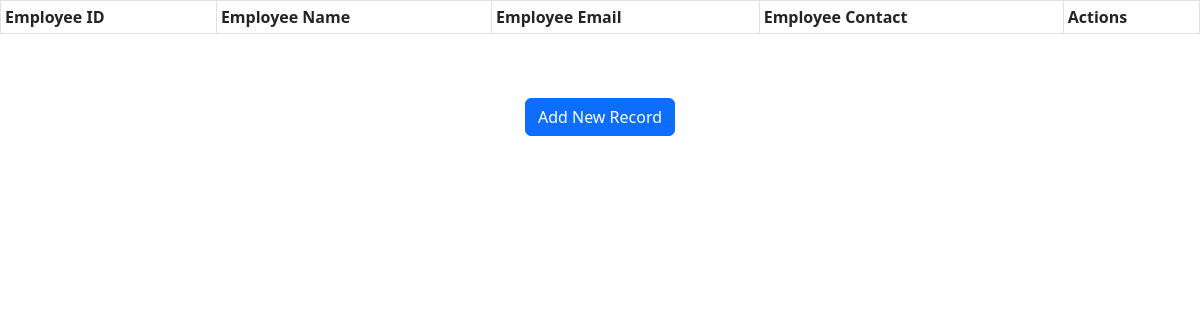
Before: / with the older database file.
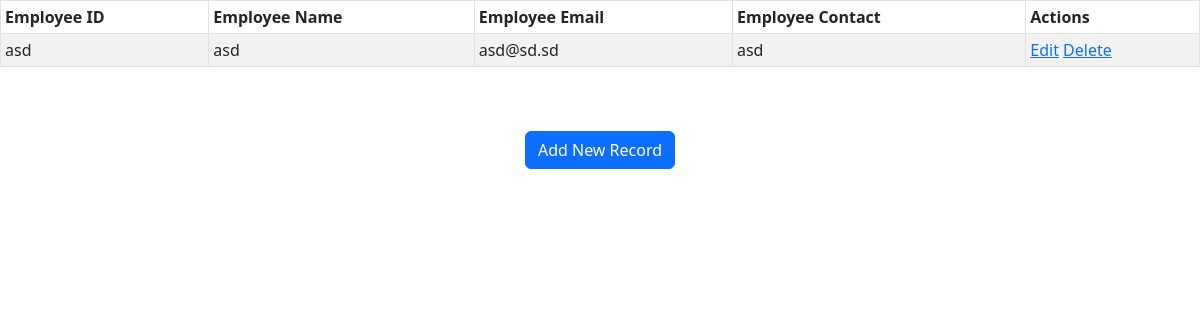
After: the same page with the newer database file.
### employee/models.py (models this page shows)
class Employee(models.Model):
    eid = models.CharField(max_length=20)
    ename = models.CharField(max_length=100)
    eemail = models.EmailField()
    econtact = models.CharField(max_length=15)
    class Meta:
        db_table = "employee"

### employee/views.py (the view)
# urls.py: path('',views.show),
def show(request):
    employees = Employee.objects.all()
    return render(request,"show.html",{'employees':employees})

### employee/templates/show.html (shortened to what this page needs)
<!DOCTYPE html>
<html lang="en">
<head>
     {% load static %}
    <link rel="stylesheet" href="{% static 'css/style.css' %}"/>
    <link rel="stylesheet" href="https://cdn.jsdelivr.net/npm/bootstrap@5.2.3/dist/css/bootstrap.min.css">
</head>
<body>
<table class="table table-striped table-bordered table-sm">
    <thead class="thead-dark">
    <tr>
        <th>Employee ID</th>
        <th>Employee Name</th>
        <th>Employee Email</th>
        <th>Employee Contact</th>
        <th>Actions</th>
    </tr>
    </thead>
    <tbody>
{% for employee in employees %}
    <tr>
        <td>{{ employee.eid }}</td>
        <td>{{ employee.ename }}</td>
        <td>{{ employee.eemail }}</td>
        <td>{{ employee.econtact }}</td>
        <td>
            <a href="/emplyee/edit/{{ employee.id }}"><span class="glyphicon glyphicon-pencil" >Edit</span></a>
            <a href="/emplyee/delete/{{ employee.id }}">Delete</a>
        </td>
    </tr>
{% endfor %}
    </tbody>
</table>
<br>
<br>
<center><a href="/emplyee/create" class="btn btn-primary">Add New Record</a></center>
</body>
</html>

### employee/static/css/style.css (style rules this page uses)
body { font:12px/1.4 Verdana,Arial; background:#eee; height:100%; margin:25px 0; padding:0 }

Changed rows visible on the page:
added Employee: eid "asd", ename "asd", eemail "asd@sd.sd", econtact "asd"
